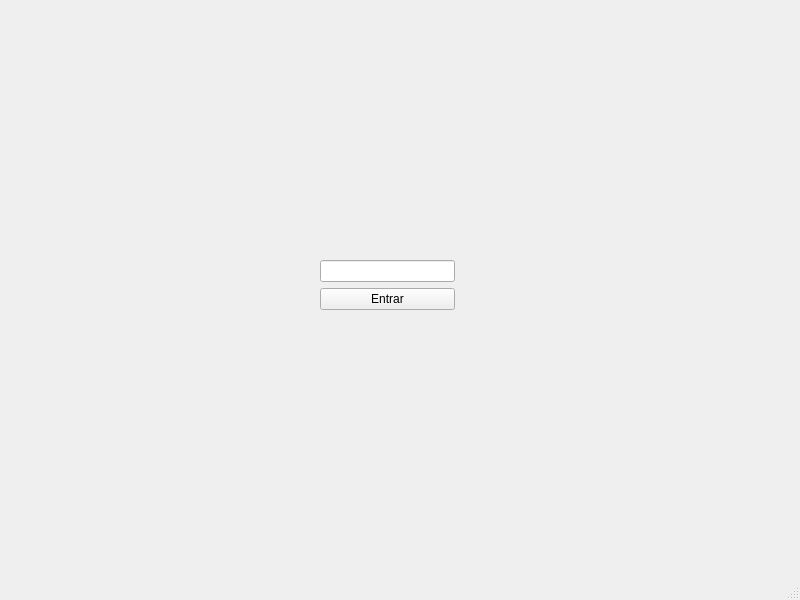
<?xml version="1.0" encoding="UTF-8"?>
<ui version="4.0">
 <class>MainWindow</class>
 <widget class="QMainWindow" name="MainWindow">
  <property name="geometry">
   <rect>
    <x>0</x>
    <y>0</y>
    <width>800</width>
    <height>600</height>
   </rect>
  </property>
  <property name="windowTitle">
   <string>MainWindow</string>
  </property>
  <widget class="QWidget" name="centralwidget">
   <widget class="QWidget" name="">
    <property name="geometry">
     <rect>
      <x>320</x>
      <y>260</y>
      <width>135</width>
      <height>51</height>
     </rect>
    </property>
    <layout class="QVBoxLayout" name="verticalLayout">
     <item>
      <widget class="QLineEdit" name="PasswordTextBox"/>
     </item>
     <item>
      <widget class="QPushButton" name="LoginButton">
       <property name="text">
        <string>Entrar</string>
       </property>
      </widget>
     </item>
    </layout>
   </widget>
  </widget>
  <widget class="QMenuBar" name="menubar">
   <property name="geometry">
    <rect>
     <x>0</x>
     <y>0</y>
     <width>800</width>
     <height>21</height>
    </rect>
   </property>
  </widget>
  <widget class="QStatusBar" name="statusbar"/>
 </widget>
 <resources/>
 <connections/>
</ui>
